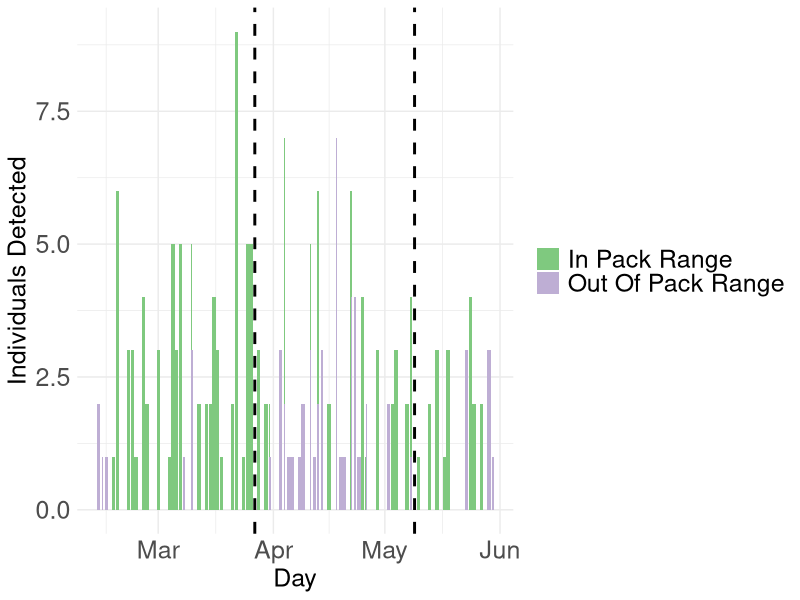

This chart was generated by the following R code:
##Figure 2: Dingo detections over time, who with who? 
library(tidyverse)
library(ggplot2)
#Also read in detections dataset, which contains all dingo detections from both years

Dingodets <- read.csv(file = "Raw Data/DingoDetections.csv", header = T)

#now need to merge some traps, as they were the same location, just moved slightly
trap_mapping <- c("PS24" = "PS4", "PS23" = "PS7", "PS25" = "PS10", "PS27" = "PS22")


Dingodets <- Dingodets %>%
  mutate(Trap = ifelse(Trap %in% names(trap_mapping), trap_mapping[Trap], Trap))

#and change two incorrect records
Dingodets <- Dingodets%>%
  mutate(Individual = case_when(Individual =="UOM1707" & Trap == "PS5"~"UOM1701",
                                TRUE~Individual))
Dingodets$DateTime <- as.POSIXct(Dingodets$DateTime,format = "%Y-%m-%d %H:%M")

#Define dates
startdatebefore <-  as.POSIXct("2022-02-12 00:00:00")
enddatebefore <- as.POSIXct("2022-03-27 00:00:00")
startdateduring <- as.POSIXct("2022-03-27 00:00:00")
enddateduring <- as.POSIXct("2022-05-09 00:00:00")
startdateafter <- as.POSIXct("2022-05-09 00:00:00")
enddateafter <- as.POSIXct("2022-05-31 00:00:00")

Dingodetstime <- Dingodets[Dingodets$DateTime <= enddateafter & Dingodets$DateTime >= startdatebefore,]

Cathy <- Dingodetstime[which(Dingodetstime$Individual == "SLF2003"),]
Socks <- Dingodetstime[which(Dingodetstime$Individual == "SLF1501"),]
Fabio <- Dingodetstime[which(Dingodetstime$Individual == "UOM2001"),]
RedDog <- Dingodetstime[which(Dingodetstime$Individual == "UOM2002"),]
BB <- Dingodetstime[which(Dingodetstime$Individual == "UOM1701"),]
Bombah <- Dingodetstime[which(Dingodetstime$Individual == "UOF1801"),]
Piper <- Dingodetstime[which(Dingodetstime$Individual == "PCM1601"),]
SLM2005 <- Dingodetstime[which(Dingodetstime$Individual == "SLM2005"),]
SLF2001 <- Dingodetstime[which(Dingodetstime$Individual == "SLF2001"),]
SLF2002 <- Dingodetstime[which(Dingodetstime$Individual == "SLF2002"),]

Cathy$Pack <- "SL"
Socks$Pack <- "SL"
Piper$Pack <- "SL"
SLM2005$Pack <- "SL"
Fabio$Pack <- "MB"
Bombah$Pack <- "MB"
RedDog$Pack <- "MB"
BB$Pack <- "MB"
SLF2001$Pack <- "SL"

relevanttogether <- rbind(Cathy, Socks,Fabio,RedDog,BB,Bombah,Piper,SLM2005,SLF2001)

relevanttogether$Period[relevanttogether$DateTime >= startdatebefore & relevanttogether$DateTime <= enddatebefore] <- "Before"
relevanttogether$Period[relevanttogether$DateTime >= startdateduring & relevanttogether$DateTime <= enddateduring] <- "During"
relevanttogether$Period[relevanttogether$DateTime >= startdateafter & relevanttogether$DateTime <= enddateafter] <- "After"


relevanttogether$Date <- as.Date(relevanttogether$DateTime)

summarystats <- relevanttogether%>%
  mutate(CameraPack =case_when(
    Trap== "PS11"~"MB",
    Trap== "PS10"~"MB",
    Trap== "PS12"~"MB",
    Trap=="PS13"~"MB",
    Trap== "PS14"~"MB",
    Trap== "PS3"~"WT",
    Trap== "PS4"~"SL",
    Trap== "PS5"~"SL",
    Trap== "PS6"~"SL",
    Trap== "PS7"~"MB",
    Trap== "PS8"~"MB",
    Trap== "PS9"~"MB",
    Trap== "PS21"~"YG",
    Trap== "PS22"~"YG",
    Trap== "PS17"~"YG"
  ))

summarystats <- summarystats %>%
  mutate(Zone = case_when(
    Pack==CameraPack~"IHR",
    !Pack==CameraPack~"OOR"
  ))


###lets get summary statistics

summarystats2 <- summarystats%>%
  group_by(Period,Zone)%>%
  summarise(Count = n())%>%
  mutate(Proportion = (Count/sum(Count))*100)


#binomial test
binomial_results <- summarystats2 %>%
  group_by(Period) %>%
  summarise(
    Total = sum(Count),
    IHR_Count = sum(Count[Zone == "IHR"]),
    Proportion_IHR = IHR_Count / Total * 100,
    BinomTest = list(binom.test(IHR_Count, Total, p = 0.5)),
    p_value = BinomTest[[1]]$p.value
  ) %>%
  select(-BinomTest)



# Summarizing the total detections 
daily_detections <- summarystats %>%
  group_by(Date, Zone) %>%
  summarise(
    CountIndivs=n(),
    Trap = first(Trap),
    Period = first(Period),
    Zone = first(Zone)
  )



detsinout <- ggplot(data=daily_detections, aes(x = Date,y=CountIndivs,fill=Zone)) +
  geom_col(position=position_dodge(width=0.1))+
  labs(title = "Dingo Detections Over Time",
       x = "Day",
       y = "Individuals Detected" )+
  geom_vline(xintercept = as.Date("2022-03-27"), linetype = "dashed", color = "black", size =1) +
  geom_vline(xintercept = as.Date("2022-05-09"), linetype = "dashed", color = "black",size=1) +
  theme_minimal()+
  theme(axis.text = element_text(size = 18),
        title = element_blank(),
        axis.title  = element_text(size = 18),
        legend.text = element_text(size = 18),
        legend.title = element_blank())+
  scale_fill_brewer(type = "qual",
                    labels = c("In Pack Range", "Out Of Pack Range"))


png("Figures/DetsInOut.jpg", width = 16, height =11, res= 300, units = "in")

detsinout
dev.off()


#DONE 

#From this point, I copied results directly into an csv file called 'datasubset' for ease of reading. this is in the 'data' folder. 